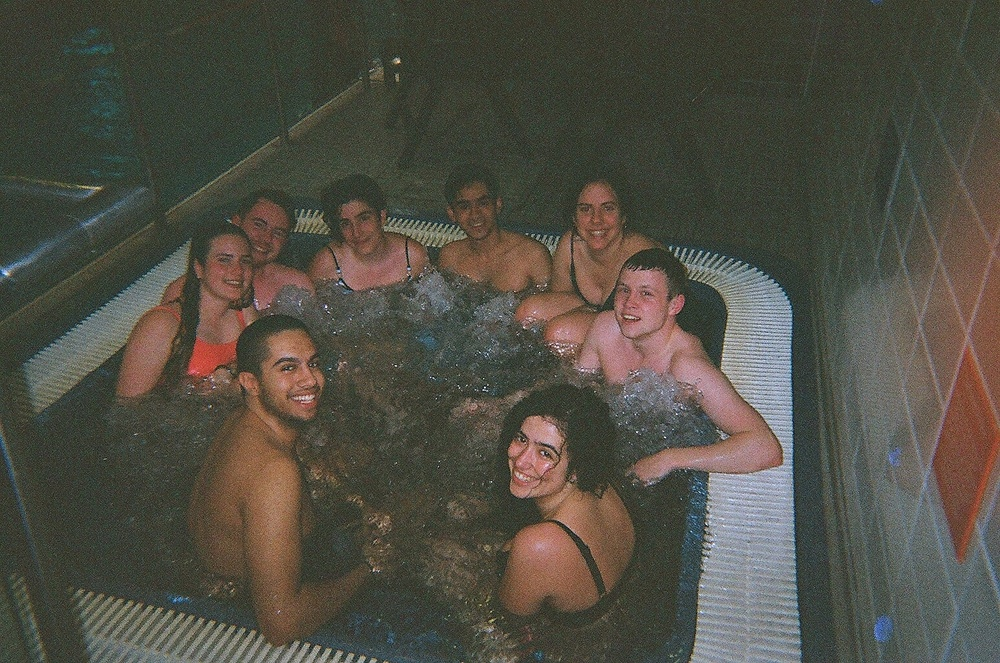
#> input picture Chapter1/resources/jacuzi.jpg, 1000 x 663 px, shrunk from 1544 x 1024 before the run, found by its file name
$ python dilation.py
#> lines starting #> are read from the running program, lines starting #| are printed output that depends on the picture; after the words box and inside, x2 and y2 are one past the last pixel; in counts of white or black regions, pixels touching at a corner belong together
import cv2
import numpy as np

kernel = np.ones((5,5),np.uint8)

img = cv2.imread('Chapter1/resources/jacuzi.jpg')
#> img is the input picture: shape (663, 1000, 3); mean B, G, R 68.3, 78.5, 81.1
imgGrey = cv2.cvtColor(img,cv2.COLOR_BGR2GRAY)
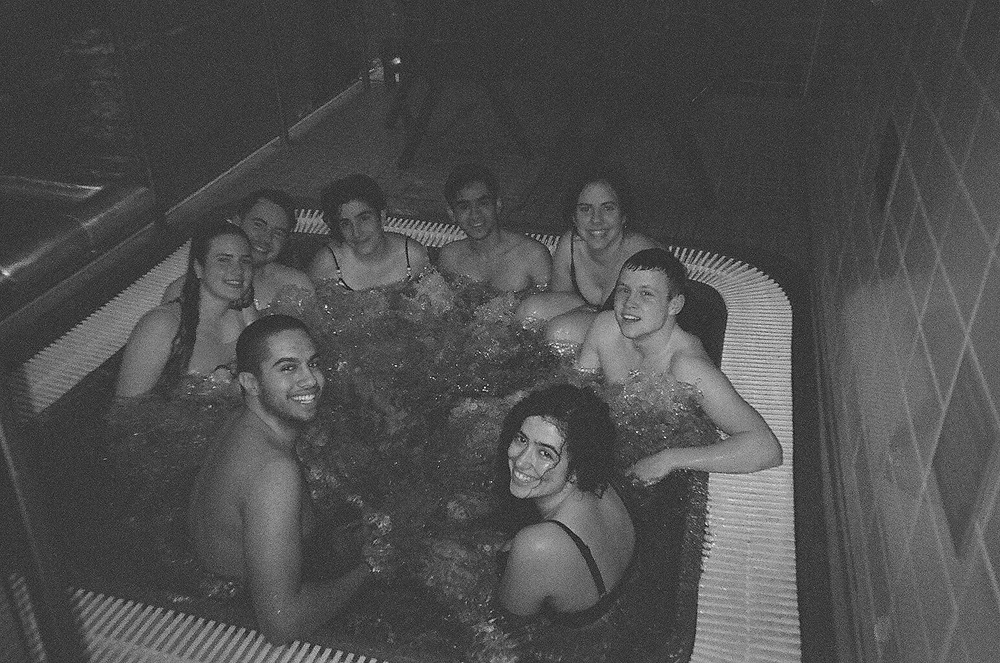
#> imgGrey: shape (663, 1000); min 1, max 254, mean 78.1
imgCanny = cv2.Canny(img,240,250)
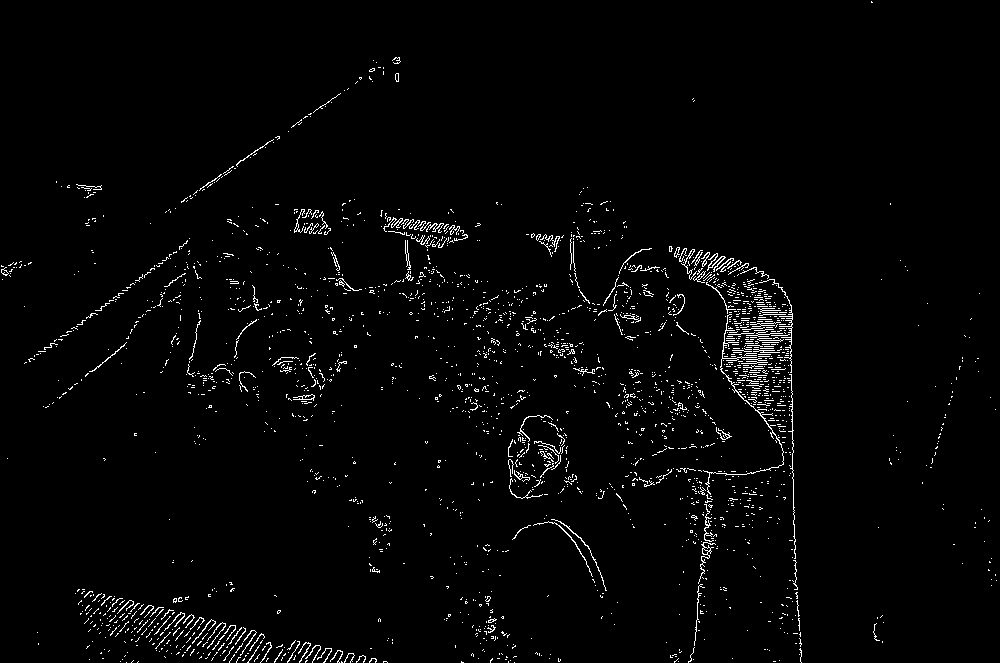
#> imgCanny: shape (663, 1000); 2.2% white in thin lines or dots
imgDilation = cv2.dilate(imgCanny,kernel,iterations=1)
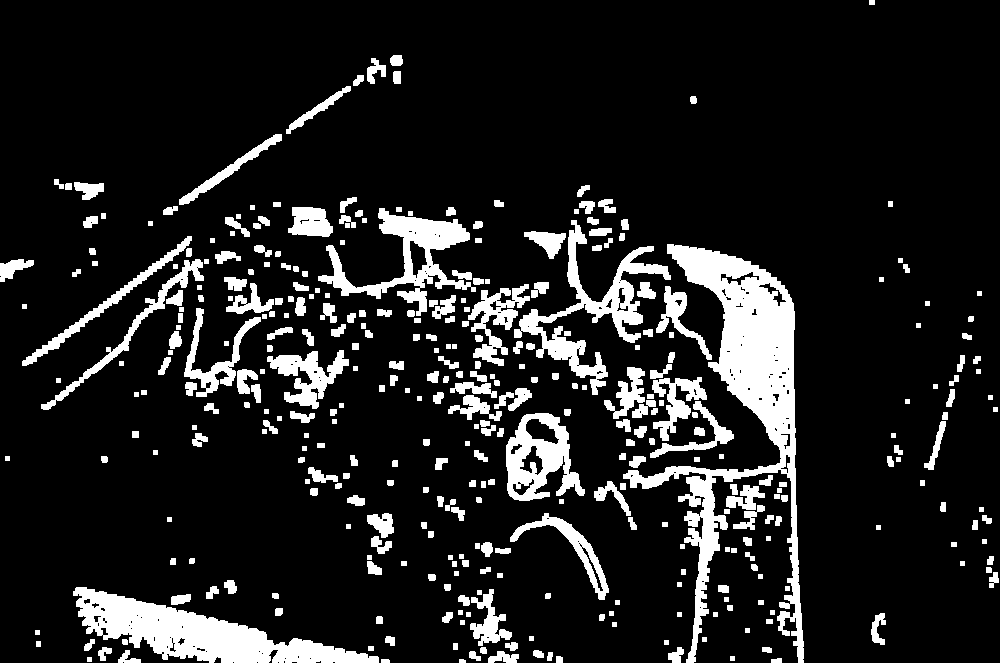
#> imgDilation: shape (663, 1000); 13% white; 371 white regions, largest, box (x1, y1, x2, y2) and area: (623, 244, 804, 663) 18618, (73, 587, 379, 663) 9614, (514, 220, 671, 395) 5511
cv2.imshow("output",imgDilation)
cv2.waitKey(0)
